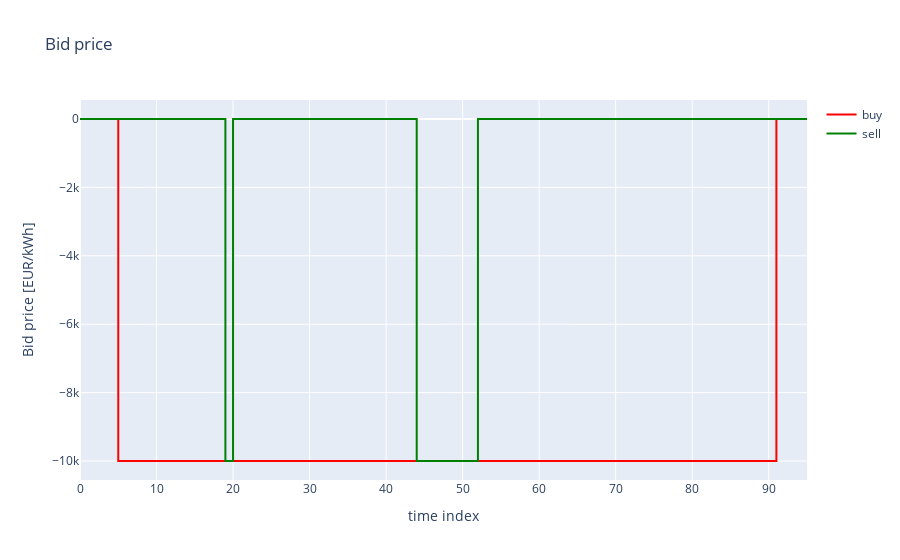

The code cell stored with this chart in its notebook:
### Code cell
fig = go.Figure()

for idx_direction in model._idx_direction:
    bid_price = model._var_bid_price.solution.sel(
        {model._idx_direction.name: idx_direction}
    )

    direction = BidDirection(idx_direction)

    fig.add_trace(
        go.Scatter(
            y=bid_price,
            mode="lines",
            name=f"{direction.value}",
            line=dict(
                shape="hv",
                color="green" if direction is BidDirection.sell else "red",
            ),
        )
    )


fig.update_layout(
    title="Bid price",
    xaxis_title="time index",
    yaxis_title="Bid price [EUR/kWh]",
)

fig.show()
